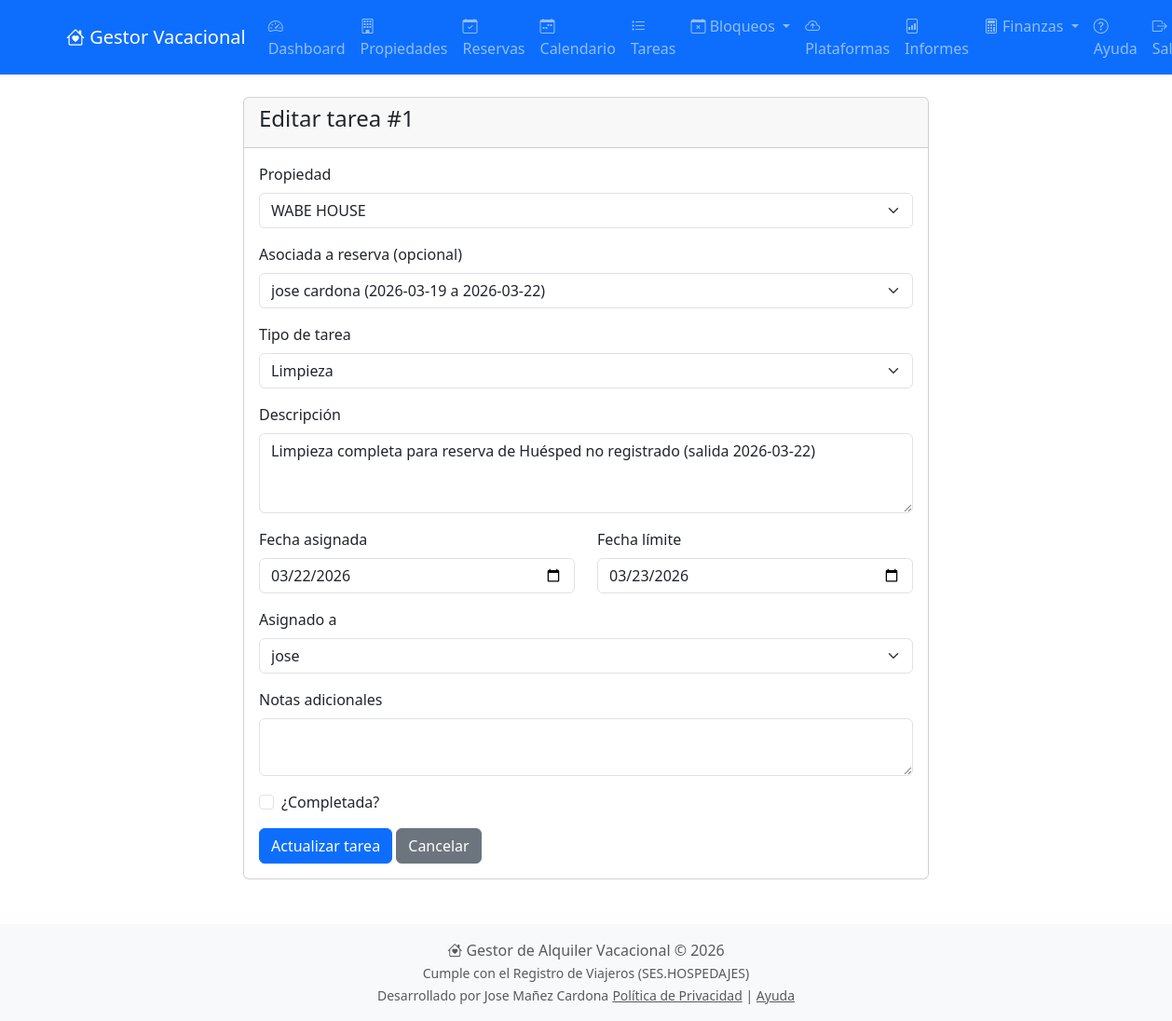
The page /tareas/editar/1 (signed in) on the database its author committed.
### models.py (models this page shows, shortened)
class Tarea(db.Model):
    __tablename__ = 'tareas'
    id = db.Column(db.Integer, primary_key=True)
    propiedad_id = db.Column(db.Integer, db.ForeignKey('propiedades.id'), nullable=False)
    reserva_id = db.Column(db.Integer, db.ForeignKey('reservas.id'), nullable=True)
    tipo = db.Column(db.String(50), nullable=False)
    descripcion = db.Column(db.Text)
    fecha_asignada = db.Column(db.Date, nullable=False)
    fecha_limite = db.Column(db.Date)
    completada = db.Column(db.Boolean, default=False)
    fecha_completada = db.Column(db.DateTime)
    asignado_a_id = db.Column(db.Integer, db.ForeignKey('users.id'), nullable=True)
    notas = db.Column(db.Text)
    fecha_creacion = db.Column(db.DateTime, default=datetime.utcnow)
    propiedad_rel = db.relationship('Propiedad', back_populates='tareas')
    reserva_rel = db.relationship('Reserva', back_populates='tareas')
    asignado_a = db.relationship('User', back_populates='tareas_asignadas', foreign_keys=[asignado_a_id])

### tareas.py (the view, shortened to what this page needs)
@tareas_bp.route('/editar/<int:id>', methods=['GET', 'POST'])
@login_required
def editar(id):
    tarea = Tarea.query.get_or_404(id)
    propiedad = Propiedad.query.get(tarea.propiedad_id)
    if propiedad.usuario_id != current_user.id:
        flash('No tienes permiso para editar esta tarea', 'danger')
        return redirect(url_for('tareas.index'))
    form = TareaForm(obj=tarea)
    propiedades = Propiedad.query.filter_by(usuario_id=current_user.id).all()
    form.propiedad_id.choices = [(p.id, p.nombre) for p in propiedades]
    from models import Reserva
    propiedades_ids = [p.id for p in propiedades]
    reservas = Reserva.query.filter(Reserva.propiedad_id.in_(propiedades_ids)).all()
    choices_reservas = [(0, 'Ninguna')]
    for r in reservas:
        primer_huesped = r.huespedes.first()
        if primer_huesped:
            nombre = f"{primer_huesped.nombre} {primer_huesped.apellidos}"
        else:
            nombre = "Huésped no registrado"
        choices_reservas.append((
            r.id,
            f"{nombre} ({r.fecha_entrada} a {r.fecha_salida})"
        ))
    form.reserva_id.choices = choices_reservas
    from models import User
    usuarios = User.query.filter_by(activo=True).all()
    form.asignado_a_id.choices = [(u.id, u.nombre or u.username) for u in usuarios]
    return render_template('tareas/editar.html', form=form, tarea=tarea)

### forms.py
class TareaForm(FlaskForm):
    propiedad_id = SelectField('Propiedad', coerce=int, validators=[DataRequired()])
    reserva_id = SelectField('Asociada a reserva (opcional)', coerce=int, validators=[Optional()])
    tipo = SelectField('Tipo de tarea', choices=[
        ('limpieza', 'Limpieza'),
        ('mantenimiento', 'Mantenimiento'),
        ('revision', 'Revisión'),
        ('reparacion', 'Reparación'),
        ('otro', 'Otro')
    ], validators=[DataRequired()])
    descripcion = TextAreaField('Descripción', validators=[DataRequired()])
    fecha_asignada = DateField('Fecha asignada', validators=[DataRequired()], format='%Y-%m-%d')
    fecha_limite = DateField('Fecha límite', validators=[Optional()], format='%Y-%m-%d')
    asignado_a_id = SelectField('Asignado a', coerce=int, validators=[Optional()])
    notas = TextAreaField('Notas adicionales', validators=[Optional()])
    completada = BooleanField('¿Completada?', default=False)
    submit = SubmitField('Guardar tarea')

### app.py (called while the page is built)
@login.user_loader
def load_user(user_id):
    return db.session.get(User, int(user_id))

### templates/tareas/editar.html (shortened to what this page needs)
{% extends "base.html" %}
{% block content %}
<div class="row justify-content-center">
    <div class="col-md-8">
        <div class="card">
            <div class="card-header">
                <h4>Editar tarea #{{ tarea.id }}</h4>
            </div>
            <div class="card-body">
                <form method="POST" action="">
                    <div class="mb-3">
                        {{ form.propiedad_id.label(class="form-label") }}
                        {{ form.propiedad_id(class="form-select") }}
                    </div>
                    <div class="mb-3">
                        {{ form.reserva_id.label(class="form-label") }}
                        {{ form.reserva_id(class="form-select") }}
                    </div>
                    <div class="mb-3">
                        {{ form.tipo.label(class="form-label") }}
                        {{ form.tipo(class="form-select") }}
                    </div>
                    <div class="mb-3">
                        {{ form.descripcion.label(class="form-label") }}
                        {{ form.descripcion(class="form-control", rows=3) }}
                    </div>
                    <div class="row">
                        <div class="col-md-6 mb-3">
                            {{ form.fecha_asignada.label(class="form-label") }}
                            {{ form.fecha_asignada(class="form-control", type="date") }}
                        </div>
                        <div class="col-md-6 mb-3">
                            {{ form.fecha_limite.label(class="form-label") }}
                            {{ form.fecha_limite(class="form-control", type="date") }}
                        </div>
                    </div>
                    <div class="mb-3">
                        {{ form.asignado_a_id.label(class="form-label") }}
                        {{ form.asignado_a_id(class="form-select") }}
                    </div>
                    <div class="mb-3">
                        {{ form.notas.label(class="form-label") }}
                        {{ form.notas(class="form-control", rows=2) }}
                    </div>
                    <div class="mb-3 form-check">
                        {{ form.completada(class="form-check-input") }}
                        {{ form.completada.label(class="form-check-label") }}
                    </div>
                    <button type="submit" class="btn btn-primary">Actualizar tarea</button>
                    <a href="{{ url_for('tareas.index') }}" class="btn btn-secondary">Cancelar</a>
                </form>
            </div>
        </div>
    </div>
</div>
{% endblock %}

### rows shown on the page
Tarea: id "1", propiedad_id "WABE HOUSE", reserva_id "jose cardona (2026-03-19 a 2026-03-22)", tipo "Limpieza", descripcion "Limpieza completa para reserva de Huésped no registrado (salida 2026-03-22)", fecha_asignada "03/22/2026", fecha_limite "03/23/2026", asignado_a_id "jose"
